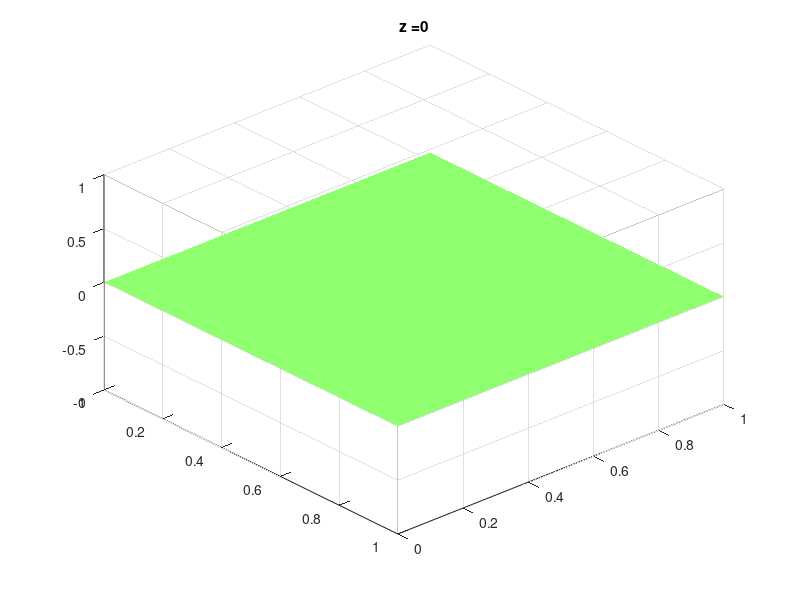
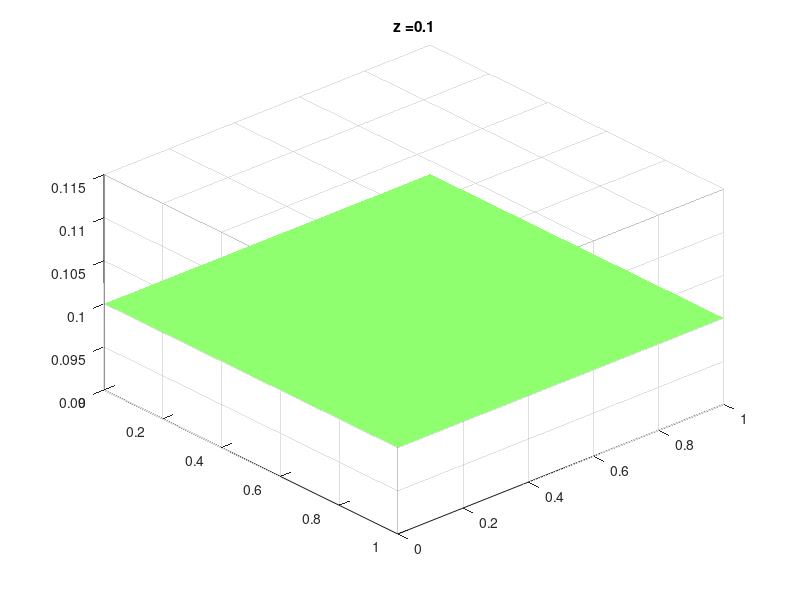
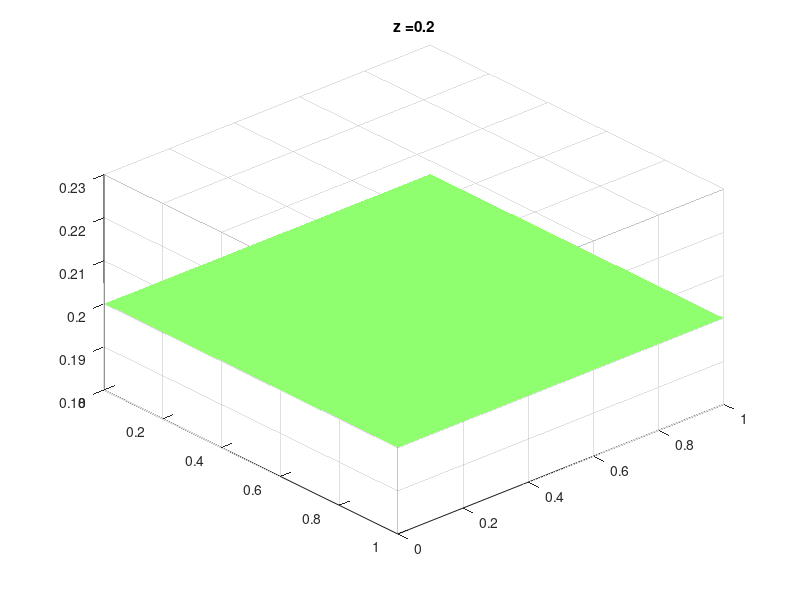
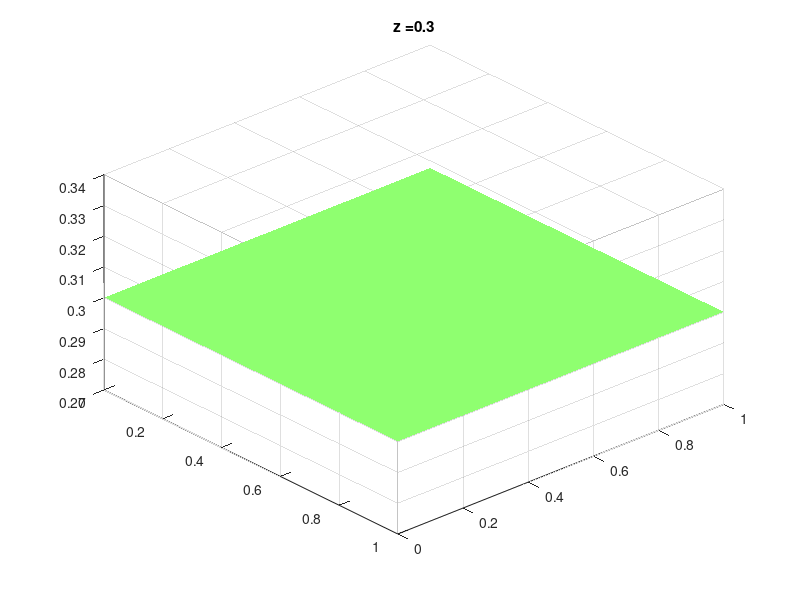

The MATLAB source for these figures, in order:
% newtons method for PDE's
% written by fixedotter

% boring const
n = 10; dx = 1/n; ds = 0.1;

% basically just the grid
x = linspace(0,1,n+1)'; xs = x(2:end-1); % full and interior pts in interval 
[YS,XS,ZS] = meshgrid(xs,xs,xs); % grid of interior points

% defining the laplacian in 2d
I  = speye(n-1);
I_sq = speye((n-1)^2);
D2 = spdiags(kron(ones(n-1,1),[1 -2 1]),-1:1,n-1,n-1)/dx^2;

% Laplacian = D_2^x + D_2^y
L  = kron(I,D2) + kron(D2, I);

% laplacian w/ cube
L_cub = kron(I_sq,D2) + kron(L,I);

% compute first 6 eigen pairs
[V,D] = eigs(L_cub,6,'sm'); 
% diag(D)
% 6 smallest DIFFERENT eigenvalues are 3*pi^2, 6*pi^2, 9*pi^2, 11*pi^2, 12*pi^2, 14*pi^2
% since there's a linear combination, we basically get 3 of each of them after 3*pi^2, which is what we see in the diag(D) output

% function & it's jacobian with s to move along solution space?
F = @(s,u) L_cub*u + s*u + u.^3; % actual funct with s to move along the solutions
J = @(s,u) L_cub + spdiags(s + 3*u.^2, 0, (n-1)^3, (n-1)^3); % jacobian with s
f = @(x,y,z) sin(pi*x).*sin(pi*y).*sin(pi*z)*4; % init guess

% putting her into a column for easy matrix ops
u = reshape(f(XS,YS,ZS), (n-1)^3, 1);

% % do again with s & see if we can loop over the solutions to plot a grid
% for s = 0:ds:2*pi^2
%   chi = J(s,u)\F(s,u); % next newton step
%   u = u - chi; % update
%   if (norm(chi) < 1e-6) % stopping condition
%     break
%   end
% end

% just doing s = 1 for now
s = 1;
chi = J(s,u)\F(s,u); % next newton step
u = u - chi; % update
% if (norm(chi) < 1e-6) % stopping condition
%   disp("converged")
% else
%   disp("not converged")
% end

% bringing it back to 3d for plotting
u = reshape(u, n-1, n-1, n-1); % reshape function
Z = zeros(n+1,n+1,n+1); % boundary conditions
Z(2:end-1,2:end-1,2:end-1) = u; % feeding in the solution
[X,Y,Z] = meshgrid(x,x,x); % grid for plotting

% can we save this to a mf gif
gifFile = "neubergers_cube_w_newtonsMeth.gif";
for k = 0:n
  figure
  colormap(jet); % shading interp
  Z_slice = Z(:,:,k+1); % slicing the solution at z = k*ds
  zlim([-1,1]); % keeping the z axis fixed so it's less confusing
  surf(X(:,:,k+1),Y(:,:,k+1),Z_slice,'edgecolor','none'); % plotting the slice of the solution
  titleName = strcat('z = ', num2str(k*dx));
  title(titleName)
  view(42,-42);
  % exportgraphics(gcf, strcat('neubergers_cube_w_newtonsMeth_s=', num2str(k*ds), '.png')); % saving the figure
  exportgraphics(gcf,gifFile,Append=true); % saving to the gif
end


  % what chat said
  % figure('Visible','off','Name','gif');
  % colormap(jet); % shading interp
  % isosurface(X,Y,Z,k*ds); % plotting the isosurface of the solution
  % titleVar = strcat('s = ', num2str(k*ds));
  % title(titleVar)
  % view(42,-42);
  % saveas(gcf, strcat('wave_sol_s=', num2str(k*ds), '.png'));

% isosurface(X,Y,Z,0); % plotting the isosurface of the solution
